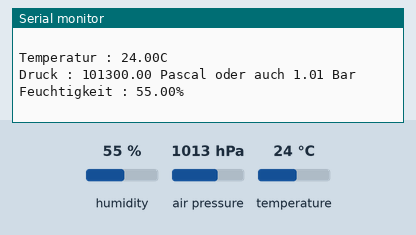
A sketch run on a simulated Arduino Uno, built with avr-gcc and run on an emulated ATmega328P. On the bench: the last lines printed to the serial monitor. The inputs (shaded band) are chosen by the test bench; at power-on: humidity 55 %, air pressure 1013 hPa, temperature 24 °C.

Above: at 1.8 s.
1.9 s: humidity set to 22 %
At 2.9 s:
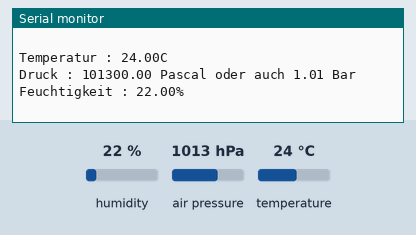
3.4 s: air pressure set to 952 hPa
At 4.7 s:
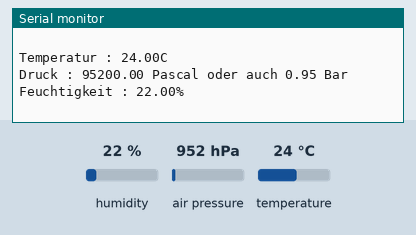

Measured:
- after the input at 1.9 s, the serial monitor: prints a new line after 0.23 s (image 1)
- after the input at 3.4 s, the serial monitor: prints a new line after 0.73 s (image 2)

The sketch:

BME280.ino
```cpp
#include <Seeed_BME280.h> // Implementieren der Seeed Bibliothek, ermöglicht die Kommunikation mit dem BME
#include <Wire.h>  // Implementieren der Wire Bibliothek, ermöglicht dem Arduino mit Geräten zu kommunizieren, welche das I²C Protokoll verwenden

BME280 bme280;

void setup ()
{
   Serial.begin(9600); // Einstellen der Baudrate
   if(!bme280.init()) // Wenn keine Daten vom BME abgefragt werden können...

        {
          Serial.println("FEHLER!"); // ...dann soll eine Fehlermeldung ausgegeben werden.
        }
}

void loop() // Starten unserer Schleife

{
  float Druck; // Deklarieren der Variablen
  float Pascal;
  double Bar;

          Serial.print("Temperatur : ");
          Serial.print(bme280.getTemperature()); // Abfrage und Ausgabe der Temperatur
          Serial.println("C");
          Serial.print("Druck : ");

  Pascal = bme280.getPressure();  // Abfrage des Drucks in Pascal

          Serial.print(Pascal);  // Ausgabe des Drucks in Pascal
          Serial.print(" Pascal oder auch ");

  Bar = (Pascal/100000); // Wandlung des Pascal-Werts in Bar

          Serial.print(Bar); // Ausgabe des Drucks in Bar
          Serial.println(" Bar");

          Serial.print("Feuchtigkeit : ");
          Serial.print(bme280.getHumidity()); // Abfrage und Ausgabe der Feuchtigkeit
          Serial.println("%");
          Serial.println(" ");

  delay(1000);

}
```
